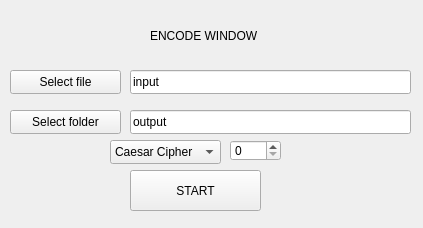
<?xml version="1.0" encoding="UTF-8"?>
<ui version="4.0">
 <class>encW</class>
 <widget class="QWidget" name="encW">
  <property name="geometry">
   <rect>
    <x>0</x>
    <y>0</y>
    <width>423</width>
    <height>228</height>
   </rect>
  </property>
  <property name="windowTitle">
   <string>Form</string>
  </property>
  <widget class="QLineEdit" name="lineEdit">
   <property name="geometry">
    <rect>
     <x>130</x>
     <y>70</y>
     <width>281</width>
     <height>24</height>
    </rect>
   </property>
   <property name="text">
    <string>input</string>
   </property>
  </widget>
  <widget class="QPushButton" name="pushButton_3">
   <property name="geometry">
    <rect>
     <x>10</x>
     <y>110</y>
     <width>111</width>
     <height>24</height>
    </rect>
   </property>
   <property name="text">
    <string>Select folder</string>
   </property>
  </widget>
  <widget class="QLineEdit" name="lineEdit_2">
   <property name="geometry">
    <rect>
     <x>130</x>
     <y>110</y>
     <width>281</width>
     <height>24</height>
    </rect>
   </property>
   <property name="text">
    <string>output</string>
   </property>
  </widget>
  <widget class="QPushButton" name="pushButton">
   <property name="geometry">
    <rect>
     <x>130</x>
     <y>170</y>
     <width>131</width>
     <height>41</height>
    </rect>
   </property>
   <property name="text">
    <string>START</string>
   </property>
  </widget>
  <widget class="QPushButton" name="pushButton_2">
   <property name="geometry">
    <rect>
     <x>10</x>
     <y>70</y>
     <width>111</width>
     <height>24</height>
    </rect>
   </property>
   <property name="text">
    <string>Select file</string>
   </property>
  </widget>
  <widget class="QLabel" name="label">
   <property name="geometry">
    <rect>
     <x>150</x>
     <y>20</y>
     <width>111</width>
     <height>31</height>
    </rect>
   </property>
   <property name="text">
    <string>ENCODE WINDOW</string>
   </property>
  </widget>
  <widget class="QComboBox" name="comboBox">
   <property name="geometry">
    <rect>
     <x>110</x>
     <y>140</y>
     <width>111</width>
     <height>24</height>
    </rect>
   </property>
   <item>
    <property name="text">
     <string>Caesar Cipher</string>
    </property>
   </item>
   <item>
    <property name="text">
     <string>Polybius square</string>
    </property>
   </item>
  </widget>
  <widget class="QSpinBox" name="spinBox">
   <property name="geometry">
    <rect>
     <x>230</x>
     <y>140</y>
     <width>51</width>
     <height>21</height>
    </rect>
   </property>
   <property name="minimum">
    <number>0</number>
   </property>
   <property name="maximum">
    <number>20</number>
   </property>
   <property name="value">
    <number>0</number>
   </property>
  </widget>
 </widget>
 <resources/>
 <connections/>
</ui>
